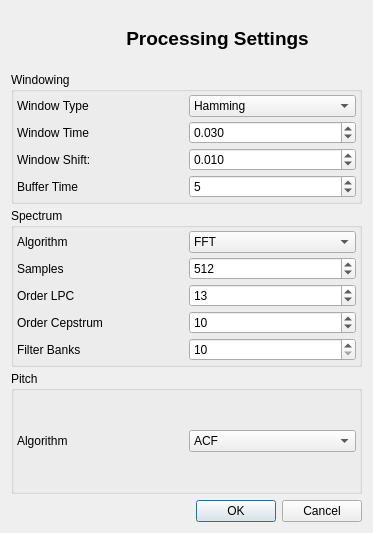
<?xml version="1.0" encoding="UTF-8"?>
<ui version="4.0">
 <class>ProcessingSettings</class>
 <widget class="QDialog" name="ProcessingSettings">
  <property name="geometry">
   <rect>
    <x>0</x>
    <y>0</y>
    <width>373</width>
    <height>533</height>
   </rect>
  </property>
  <property name="windowTitle">
   <string>Dialog</string>
  </property>
  <layout class="QVBoxLayout" name="verticalLayout">
   <item>
    <widget class="QWidget" name="header" native="true">
     <property name="sizePolicy">
      <sizepolicy hsizetype="Preferred" vsizetype="Fixed">
       <horstretch>0</horstretch>
       <verstretch>0</verstretch>
      </sizepolicy>
     </property>
     <layout class="QGridLayout" name="gridLayout">
      <property name="leftMargin">
       <number>0</number>
      </property>
      <property name="topMargin">
       <number>0</number>
      </property>
      <property name="rightMargin">
       <number>0</number>
      </property>
      <property name="bottomMargin">
       <number>0</number>
      </property>
      <item row="0" column="0">
       <widget class="QToolButton" name="toolButton">
        <property name="text">
         <string/>
        </property>
        <property name="icon">
         <iconset resource="images.qrc">
          <normaloff>:/resource/icon/processing_settings.png</normaloff>:/resource/icon/processing_settings.png</iconset>
        </property>
        <property name="iconSize">
         <size>
          <width>48</width>
          <height>48</height>
         </size>
        </property>
        <property name="autoRaise">
         <bool>true</bool>
        </property>
       </widget>
      </item>
      <item row="0" column="1">
       <widget class="QLabel" name="label">
        <property name="text">
         <string>&lt;html&gt;&lt;head/&gt;&lt;body&gt;&lt;p&gt;&lt;span style=&quot; font-size:14pt; font-weight:600;&quot;&gt;Processing Settings&lt;/span&gt;&lt;/p&gt;&lt;/body&gt;&lt;/html&gt;</string>
        </property>
        <property name="alignment">
         <set>Qt::AlignCenter</set>
        </property>
       </widget>
      </item>
     </layout>
    </widget>
   </item>
   <item>
    <widget class="QWidget" name="body" native="true">
     <layout class="QVBoxLayout" name="verticalLayout_2">
      <property name="spacing">
       <number>4</number>
      </property>
      <property name="leftMargin">
       <number>0</number>
      </property>
      <property name="topMargin">
       <number>0</number>
      </property>
      <property name="rightMargin">
       <number>0</number>
      </property>
      <property name="bottomMargin">
       <number>0</number>
      </property>
      <item>
       <widget class="QGroupBox" name="windowing">
        <property name="title">
         <string>Windowing</string>
        </property>
        <layout class="QGridLayout" name="gridLayout_4">
         <property name="leftMargin">
          <number>3</number>
         </property>
         <property name="topMargin">
          <number>3</number>
         </property>
         <property name="rightMargin">
          <number>3</number>
         </property>
         <property name="bottomMargin">
          <number>3</number>
         </property>
         <property name="spacing">
          <number>4</number>
         </property>
         <item row="0" column="0">
          <widget class="QLabel" name="label_3">
           <property name="text">
            <string>Window Type</string>
           </property>
          </widget>
         </item>
         <item row="0" column="1">
          <widget class="QComboBox" name="wType">
           <item>
            <property name="text">
             <string>Hamming</string>
            </property>
           </item>
           <item>
            <property name="text">
             <string>Hann</string>
            </property>
           </item>
           <item>
            <property name="text">
             <string>Bartlet</string>
            </property>
           </item>
           <item>
            <property name="text">
             <string>Blackman</string>
            </property>
           </item>
           <item>
            <property name="text">
             <string>Kaiser</string>
            </property>
           </item>
           <item>
            <property name="text">
             <string>Gauss</string>
            </property>
           </item>
          </widget>
         </item>
         <item row="1" column="0">
          <widget class="QLabel" name="label_6">
           <property name="text">
            <string>Window Time</string>
           </property>
          </widget>
         </item>
         <item row="1" column="1">
          <widget class="QDoubleSpinBox" name="wTime">
           <property name="readOnly">
            <bool>false</bool>
           </property>
           <property name="keyboardTracking">
            <bool>false</bool>
           </property>
           <property name="decimals">
            <number>3</number>
           </property>
           <property name="minimum">
            <double>0.020000000000000</double>
           </property>
           <property name="maximum">
            <double>0.100000000000000</double>
           </property>
           <property name="singleStep">
            <double>0.005000000000000</double>
           </property>
           <property name="value">
            <double>0.030000000000000</double>
           </property>
          </widget>
         </item>
         <item row="2" column="0">
          <widget class="QLabel" name="label_4">
           <property name="text">
            <string>Window Shift:</string>
           </property>
          </widget>
         </item>
         <item row="2" column="1">
          <widget class="QDoubleSpinBox" name="wHope">
           <property name="readOnly">
            <bool>false</bool>
           </property>
           <property name="keyboardTracking">
            <bool>false</bool>
           </property>
           <property name="decimals">
            <number>3</number>
           </property>
           <property name="minimum">
            <double>0.005000000000000</double>
           </property>
           <property name="maximum">
            <double>0.050000000000000</double>
           </property>
           <property name="singleStep">
            <double>0.005000000000000</double>
           </property>
           <property name="value">
            <double>0.010000000000000</double>
           </property>
          </widget>
         </item>
         <item row="3" column="0">
          <widget class="QLabel" name="label_16">
           <property name="text">
            <string>Buffer Time</string>
           </property>
          </widget>
         </item>
         <item row="3" column="1">
          <widget class="QSpinBox" name="buffer">
           <property name="readOnly">
            <bool>false</bool>
           </property>
           <property name="keyboardTracking">
            <bool>false</bool>
           </property>
           <property name="minimum">
            <number>2</number>
           </property>
           <property name="maximum">
            <number>10</number>
           </property>
           <property name="value">
            <number>5</number>
           </property>
          </widget>
         </item>
        </layout>
       </widget>
      </item>
      <item>
       <widget class="QGroupBox" name="spectrum">
        <property name="title">
         <string>Spectrum</string>
        </property>
        <layout class="QGridLayout" name="gridLayout_2">
         <property name="leftMargin">
          <number>3</number>
         </property>
         <property name="topMargin">
          <number>3</number>
         </property>
         <property name="rightMargin">
          <number>3</number>
         </property>
         <property name="bottomMargin">
          <number>3</number>
         </property>
         <property name="spacing">
          <number>4</number>
         </property>
         <item row="3" column="0">
          <widget class="QLabel" name="label_17">
           <property name="text">
            <string>Order Cepstrum</string>
           </property>
          </widget>
         </item>
         <item row="3" column="1">
          <widget class="QSpinBox" name="orderCepstrum">
           <property name="minimum">
            <number>8</number>
           </property>
           <property name="maximum">
            <number>20</number>
           </property>
           <property name="value">
            <number>10</number>
           </property>
          </widget>
         </item>
         <item row="2" column="0">
          <widget class="QLabel" name="label_8">
           <property name="text">
            <string>Order LPC</string>
           </property>
          </widget>
         </item>
         <item row="1" column="0">
          <widget class="QLabel" name="label_7">
           <property name="text">
            <string>Samples</string>
           </property>
          </widget>
         </item>
         <item row="1" column="1">
          <widget class="QSpinBox" name="specSize">
           <property name="minimum">
            <number>256</number>
           </property>
           <property name="maximum">
            <number>4096</number>
           </property>
           <property name="singleStep">
            <number>256</number>
           </property>
           <property name="value">
            <number>512</number>
           </property>
          </widget>
         </item>
         <item row="4" column="1">
          <widget class="QSpinBox" name="orderFilterBanks">
           <property name="minimum">
            <number>10</number>
           </property>
           <property name="maximum">
            <number>100</number>
           </property>
          </widget>
         </item>
         <item row="4" column="0">
          <widget class="QLabel" name="label_18">
           <property name="text">
            <string>Filter Banks</string>
           </property>
          </widget>
         </item>
         <item row="2" column="1">
          <widget class="QSpinBox" name="orderLPC">
           <property name="minimum">
            <number>8</number>
           </property>
           <property name="maximum">
            <number>20</number>
           </property>
           <property name="value">
            <number>13</number>
           </property>
          </widget>
         </item>
         <item row="0" column="1">
          <widget class="QComboBox" name="specCombo">
           <item>
            <property name="text">
             <string>FFT</string>
            </property>
           </item>
           <item>
            <property name="text">
             <string>LPC</string>
            </property>
           </item>
           <item>
            <property name="text">
             <string>Cepstrum</string>
            </property>
           </item>
           <item>
            <property name="text">
             <string>Filter Bank</string>
            </property>
           </item>
          </widget>
         </item>
         <item row="0" column="0">
          <widget class="QLabel" name="label_9">
           <property name="text">
            <string>Algorithm</string>
           </property>
          </widget>
         </item>
        </layout>
       </widget>
      </item>
      <item>
       <widget class="QGroupBox" name="pitch">
        <property name="title">
         <string>Pitch</string>
        </property>
        <layout class="QGridLayout" name="gridLayout_3">
         <property name="leftMargin">
          <number>3</number>
         </property>
         <property name="topMargin">
          <number>3</number>
         </property>
         <property name="rightMargin">
          <number>3</number>
         </property>
         <property name="bottomMargin">
          <number>3</number>
         </property>
         <property name="spacing">
          <number>4</number>
         </property>
         <item row="0" column="0">
          <widget class="QLabel" name="label_2">
           <property name="text">
            <string>Algorithm</string>
           </property>
          </widget>
         </item>
         <item row="0" column="1">
          <widget class="QComboBox" name="pitchCombo">
           <item>
            <property name="text">
             <string>ACF</string>
            </property>
           </item>
           <item>
            <property name="text">
             <string>AMDF</string>
            </property>
           </item>
           <item>
            <property name="text">
             <string>CEPSTRUM</string>
            </property>
           </item>
          </widget>
         </item>
        </layout>
       </widget>
      </item>
     </layout>
    </widget>
   </item>
   <item>
    <widget class="QDialogButtonBox" name="buttonBox">
     <property name="orientation">
      <enum>Qt::Horizontal</enum>
     </property>
     <property name="standardButtons">
      <set>QDialogButtonBox::Cancel|QDialogButtonBox::Ok</set>
     </property>
    </widget>
   </item>
  </layout>
 </widget>
 <resources>
  <include location="images.qrc"/>
  <include location="images.qrc"/>
 </resources>
 <connections>
  <connection>
   <sender>buttonBox</sender>
   <signal>accepted()</signal>
   <receiver>ProcessingSettings</receiver>
   <slot>accept()</slot>
   <hints>
    <hint type="sourcelabel">
     <x>248</x>
     <y>254</y>
    </hint>
    <hint type="destinationlabel">
     <x>157</x>
     <y>274</y>
    </hint>
   </hints>
  </connection>
  <connection>
   <sender>buttonBox</sender>
   <signal>rejected()</signal>
   <receiver>ProcessingSettings</receiver>
   <slot>reject()</slot>
   <hints>
    <hint type="sourcelabel">
     <x>316</x>
     <y>260</y>
    </hint>
    <hint type="destinationlabel">
     <x>286</x>
     <y>274</y>
    </hint>
   </hints>
  </connection>
 </connections>
</ui>
